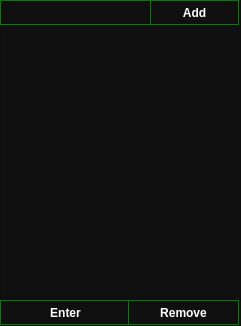
<?xml version="1.0" encoding="UTF-8"?>
<ui version="4.0">
 <class>mydate</class>
 <widget class="QDialog" name="mydate">
  <property name="geometry">
   <rect>
    <x>0</x>
    <y>0</y>
    <width>241</width>
    <height>326</height>
   </rect>
  </property>
  <property name="windowTitle">
   <string>Notes</string>
  </property>
  <property name="styleSheet">
   <string notr="true">QDialog {

 background: rgb(16, 16, 16); 
}
</string>
  </property>
  <widget class="QListWidget" name="listWidget">
   <property name="geometry">
    <rect>
     <x>0</x>
     <y>20</y>
     <width>241</width>
     <height>281</height>
    </rect>
   </property>
   <property name="font">
    <font>
     <bold>false</bold>
    </font>
   </property>
   <property name="styleSheet">
    <string notr="true">QListWidget {color:white;    
 
    background: rgb(16, 16, 16);
}</string>
   </property>
  </widget>
  <widget class="QLineEdit" name="lineEdit">
   <property name="geometry">
    <rect>
     <x>0</x>
     <y>0</y>
     <width>151</width>
     <height>25</height>
    </rect>
   </property>
   <property name="styleSheet">
    <string notr="true">QLineEdit {

	color:white;    
 
    background: rgb(16, 16, 16);

	border: 1px solid green;
   
}
</string>
   </property>
  </widget>
  <widget class="QPushButton" name="add_button">
   <property name="geometry">
    <rect>
     <x>150</x>
     <y>0</y>
     <width>89</width>
     <height>25</height>
    </rect>
   </property>
   <property name="font">
    <font>
     <bold>true</bold>
    </font>
   </property>
   <property name="styleSheet">
    <string notr="true">QPushButton {
 color:white;
 
background: rgb(16, 16, 16) ; 

border: 1px solid green;
}

QPushButton:hover {
	color:white;
     background-color: green;
    
}

</string>
   </property>
   <property name="text">
    <string>Add</string>
   </property>
  </widget>
  <widget class="QPushButton" name="enter_button">
   <property name="geometry">
    <rect>
     <x>0</x>
     <y>300</y>
     <width>131</width>
     <height>25</height>
    </rect>
   </property>
   <property name="font">
    <font>
     <bold>true</bold>
    </font>
   </property>
   <property name="styleSheet">
    <string notr="true">QPushButton {
 color:white;
 
background: rgb(16, 16, 16) ; 

border: 1px solid green;
}

QPushButton:hover {
	color:white;
     background-color: green;
    
}

</string>
   </property>
   <property name="text">
    <string>Enter</string>
   </property>
  </widget>
  <widget class="QPushButton" name="remove_button">
   <property name="geometry">
    <rect>
     <x>128</x>
     <y>300</y>
     <width>111</width>
     <height>25</height>
    </rect>
   </property>
   <property name="font">
    <font>
     <bold>true</bold>
    </font>
   </property>
   <property name="styleSheet">
    <string notr="true">QPushButton {
 color:white;
 
background: rgb(16, 16, 16) ; 

border: 1px solid green;
}

QPushButton:hover {
	color:white;
     background-color: green;
    
}

</string>
   </property>
   <property name="text">
    <string>Remove</string>
   </property>
  </widget>
 </widget>
 <resources/>
 <connections/>
</ui>
